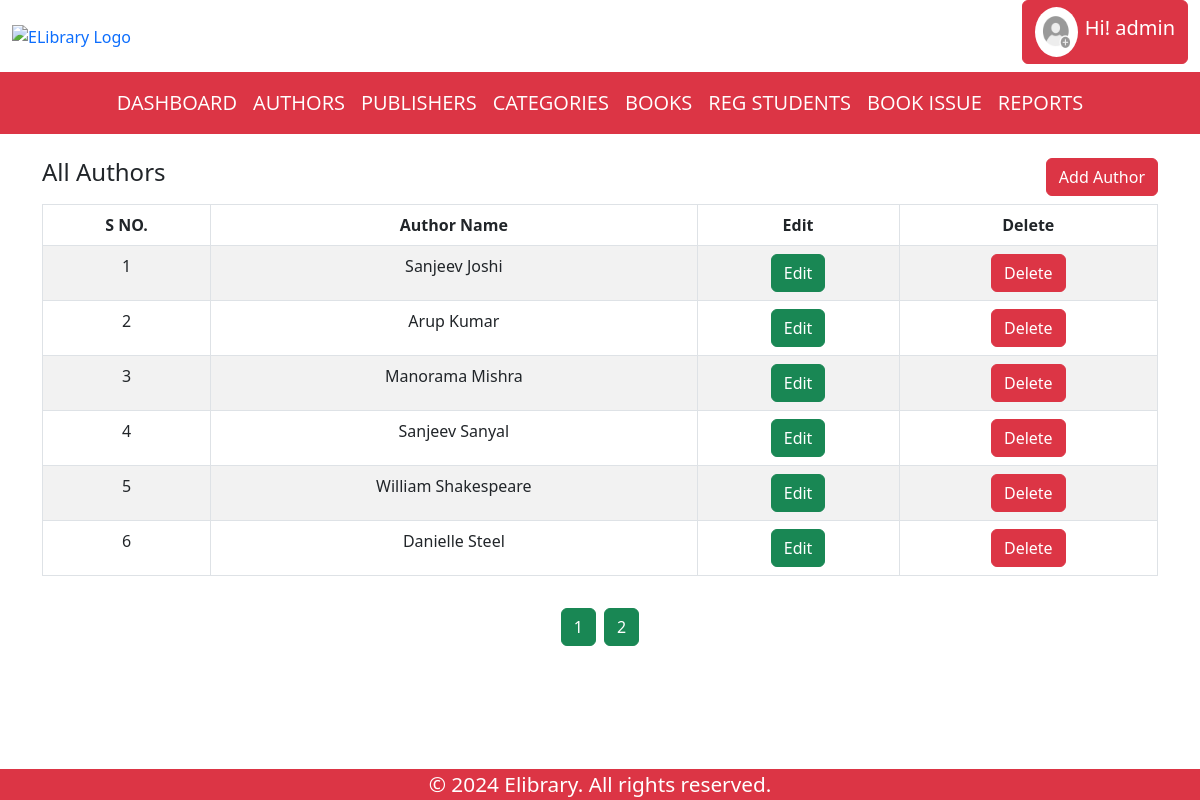
Page /authors.php (signed in) on the committed database.
### tables this page shows
CREATE TABLE `author2` (
  `id` int(15) NOT NULL,
  `Author_name` varchar(25) NOT NULL
);

### authors.php (the view, shortened to what this page needs)
<?php
include "header.php";
$records_per_page = 6;
$page_number = isset($_GET['page']) && is_numeric($_GET['page']) ? $_GET['page'] : 1;
$offset = ($page_number - 1) * $records_per_page;
$query = "SELECT * FROM author2 LIMIT $offset, $records_per_page";
$result = mysqli_query($conn, $query);
$start_sno = ($page_number - 1) * $records_per_page + 1;
$total_rows = mysqli_num_rows(mysqli_query($conn, "SELECT * FROM author2"));
$total_pages = ceil($total_rows / $records_per_page);
?>
<div class="container mt-4">
    <div class="row">
        <div class="col">
            <h4>All Authors</h4>
        </div>
        <div class="col text-end">
            <button type="button" class="btn btn-danger" id="addAuthorBtn" data-bs-toggle="modal" data-bs-target="#addAuthorModal">Add Author</button>
        </div>
    </div>
</div>
<div class="container mt-2">
    <div class="row justify-content-center">
        <div class="container-fluid table-responsive">
        <table class="table table-striped table-hover table-bordered">
            <thead>
                <tr class="bg-dark text-white">
                    <th class="text-center">S NO.</th>
                    <th class="text-center">Author Name</th>
                    <th class="text-center">Edit</th>
                    <th class="text-center">Delete</th>
                </tr>
            </thead>
            <tbody>
                <?php
                while ($row = mysqli_fetch_array($result)) {
                    ?>
                    <tr>
                        <td class="text-center"><?php echo $start_sno; ?></td>
                        <td class="text-center"><?php echo $row["Author_name"]; ?></td>
                        <td class="text-center">
                            <button type="button" class="btn btn-success editBtn" data-id="<?php echo $row['id']; ?>" data-name="<?php echo $row['Author_name']; ?>">Edit</button>
                        </td>
                        <td class="text-center">
                            <button type="button" class="btn btn-danger deleteBtn" data-id="<?php echo $row['id']; ?>" data-name="<?php echo $row['Author_name']; ?>">Delete</button>
                        </td>
                    </tr>
                    <?php
                    $start_sno++;
                }
                ?>
            </tbody>
        </table></div>
        <div class="text-center mb-5 mt-3">
            <?php
            for ($i = 1; $i <= $total_pages; $i++) {
                $margin_class = $i > 1 ? 'ms-2' : '';
                echo '<a href="authors.php?page=' . $i . '" class="btn btn-success ' . $margin_class . '">' . $i . '</a>';
            }
            ?>
        </div>
    </div>
</div>
<?php include "footer.php" ?>

### style.css (style rules this page uses)
a { text-decoration: none; }

### footer.php (style rules this page uses)
@media (min-width:1199px) { body { height: 100vh; } }

### rows in the picture
author2: Author_name "Sanjeev Joshi"
author2: Author_name "Arup Kumar"
author2: Author_name "Manorama Mishra"
author2: Author_name "Sanjeev Sanyal"
author2: Author_name "William Shakespeare"
author2: Author_name "Danielle Steel"

### other values in the picture
$_SESSION['username'] "admin"
